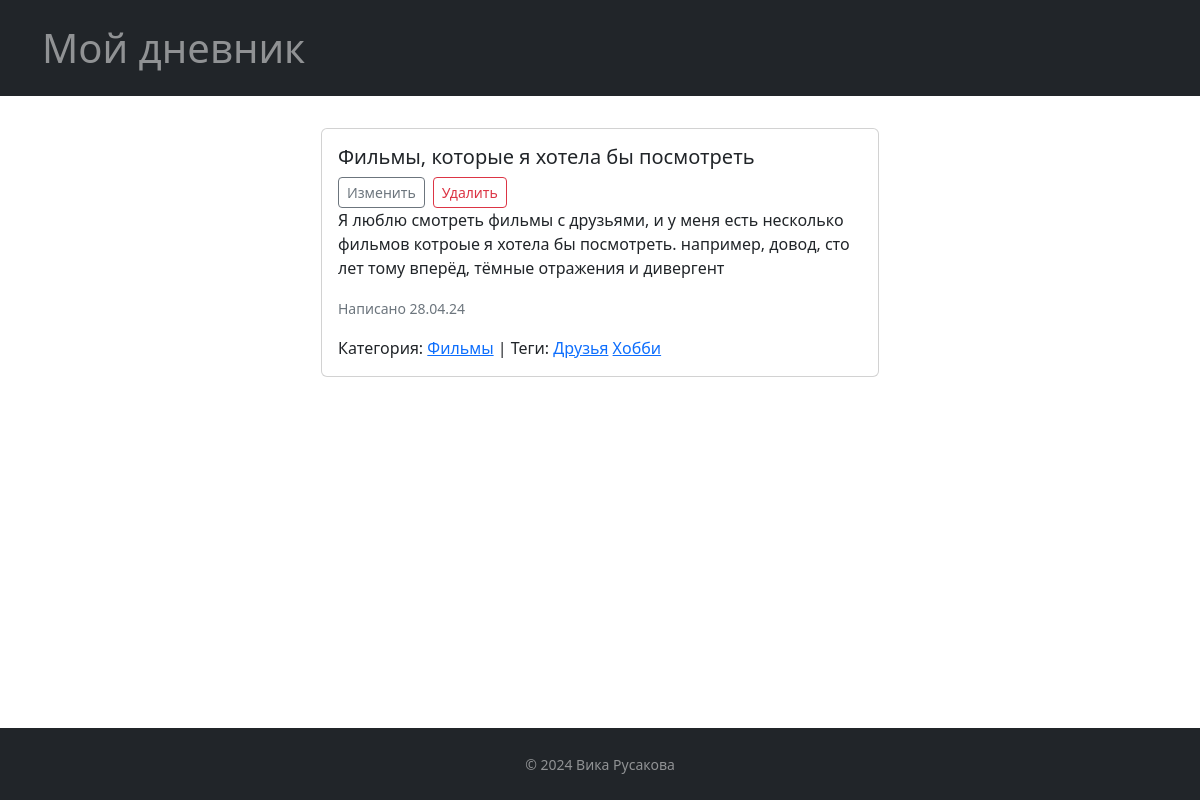
Screenshot of /post/3 with the database file from the repository.
### models.py (models this page shows, shortened)
class Post(db.Model):
    id = db.Column(db.Integer, primary_key=True)
    title = db.Column(db.String(100), nullable=False)
    content = db.Column(db.Text, nullable=False)
    date = db.Column(db.DateTime, nullable=False, default=datetime.utcnow)
    category_id = db.Column(db.Integer, db.ForeignKey('category.id'), nullable=False)

class Category(db.Model):
    id = db.Column(db.Integer, primary_key=True)
    name = db.Column(db.String(50), unique=True, nullable=False)
    posts = db.relationship('Post', backref='category', lazy=True)

class Tag(db.Model):
    id = db.Column(db.Integer, primary_key=True)
    name = db.Column(db.String(50), unique=True, nullable=False)
    posts = db.relationship('Post', secondary='post_tag', backref='tags', lazy=True)

### app.py (the view)
@app.route('/post/<int:post_id>')
def post(post_id):
    post = Post.query.get_or_404(post_id)
    return render_template('view_post.html', post=post)

### templates/view_post.html
{% extends 'base.html' %}
{% block content %}
  <div class="col-6 mx-auto">
    <div class="card my-3">
      <div class="card-body">
        <h5 class="card-title">{{ post.title }}</h5>
         <div class="d-flex">
          <a href="{{ url_for('edit_post', post_id=post.id) }}" class="btn btn-sm btn-outline-secondary me-2">Изменить</a>
          <a href="{{ url_for('delete_post', post_id=post.id) }}" class="btn btn-sm btn-outline-danger">Удалить</a>
          </div>
        <p class="card-text">{{ post.content }}</p>
        <p class="card-text"><small class="text-muted">Написано {{ post.date.strftime('%d.%m.%y') }}</small></p>
        <p class="card-text">
          Категория: <a href="{{ url_for('category', category_id=post.category.id) }}">{{ post.category.name }}</a>
          | Теги: {% for tag in post.tags %}
                  <a href="{{ url_for('tag', tag_id=tag.id) }}">{{ tag.name }}</a>
                 {% endfor %}
        </p>
      </div>
    </div>
</div>
{% endblock %}

### static/custom.css (style rules this page uses)
html, body { height: 100%; }

### rows the page displays
Post: title "Фильмы, которые я хотела бы посмотреть", content "Я люблю смотреть фильмы с друзьями, и у меня есть несколько фильмов котроые я хотела бы посмотреть. например, довод, сто лет тому вперёд, тёмные отражения и дивергент", date "28.04.24"
Category: category.name "Фильмы"
Tag: name "Друзья"
Tag: name "Хобби"
